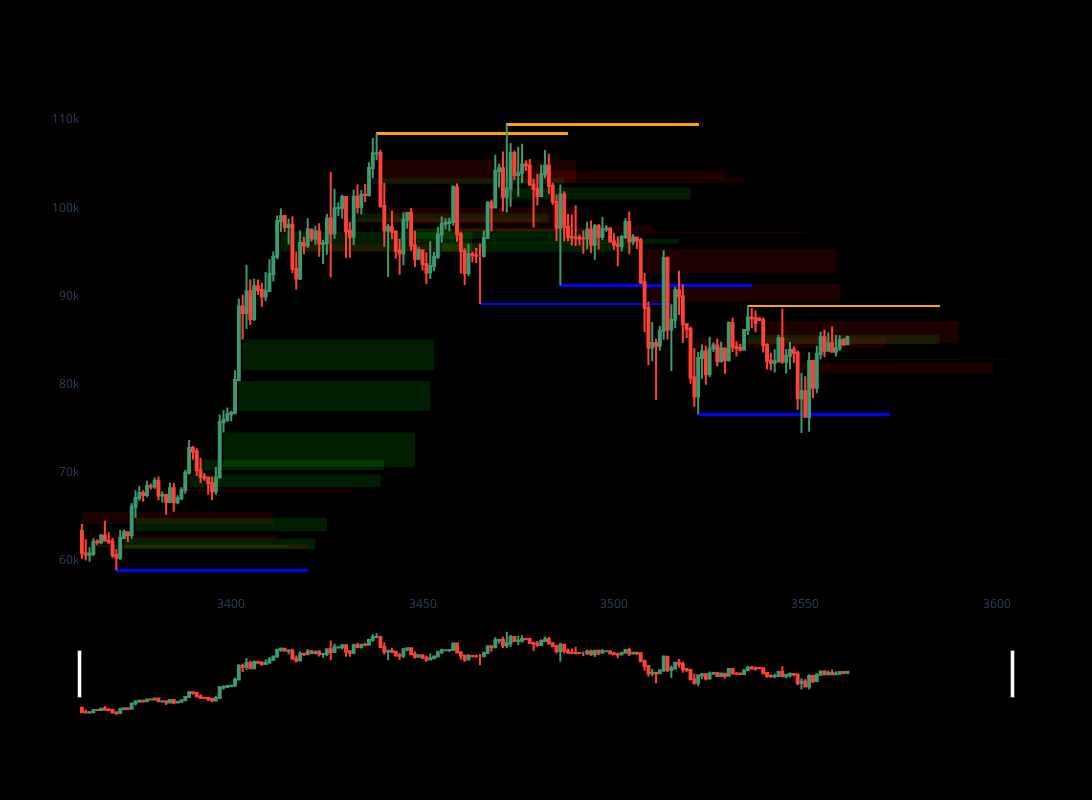

Notebook source saved alongside this figure:
### Markdown cell above
# Visualize Key Levels

### Code cell
def plot_fvg_and_key_levels(df, start_idx, end_idx, extension=30):
    """
    Plots candlesticks, FVG zones, and key levels (support/resistance) for a
    subset of a DataFrame from `start_idx` to `end_idx`.
    
    The FVG column is expected to have tuples of the form:
        (fvg_type, start_price, end_price, trigger_index)

    The key_levels column is expected to have dictionaries of the form:
        {
          "support": [(idx, price), (idx, price), ...],
          "resistance": [(idx, price), (idx, price), ...]
        }

    Parameters:
    -----------
    df : pd.DataFrame
        Must contain: "Open", "High", "Low", "Close", "FVG", "key_levels".
    start_idx : int
        Starting row index for plotting.
    end_idx : int
        Ending row index for plotting.
    extension : int
        How far (in x-axis units/index steps) to extend the FVG rectangles
        and key-level lines.
    
    Returns:
    --------
    fig : plotly.graph_objects.Figure
        A Plotly Figure with the candlesticks, FVG, and key-level lines.
    """
    
    # Slice the DataFrame to the desired plotting range
    dfpl = df.loc[start_idx:end_idx]

    # Create the figure
    fig = go.Figure()

    # -- 1) Add Candlestick Chart --
    fig.add_trace(go.Candlestick(
        x=dfpl.index,
        open=dfpl["Open"],
        high=dfpl["High"],
        low=dfpl["Low"],
        close=dfpl["Close"],
        name="Candles"
    ))

    # -- 2) Add FVG Zones --
    for i, row in dfpl.iterrows():
        # Check if "FVG" is a valid tuple: (fvg_type, start_price, end_price, trigger_index)
        if isinstance(row.get("FVG"), tuple):
            fvg_type, start_price, end_price, trigger_idx = row["FVG"]

            # Choose a fill color based on bullish vs. bearish
            if fvg_type == "bullish":
                color = "rgba(0, 255, 0, 0.3)"   # greenish
            else:
                color = "rgba(255, 0, 0, 0.3)"   # reddish

            fig.add_shape(
                type="rect",
                x0=trigger_idx, 
                x1=trigger_idx + extension,
                y0=start_price,
                y1=end_price,
                fillcolor=color,
                opacity=0.4,
                layer="below",
                line=dict(width=0),
            )

    # -- 3) Add Key Levels as Horizontal Lines --
    for i, row in dfpl.iterrows():
        key_levels = row.get("key_levels", None)
        if key_levels:
            # key_levels is a dict: {"support": [(idx, val), ...], "resistance": [(idx, val), ...]}
            support_levels = key_levels.get("support", [])
            resistance_levels = key_levels.get("resistance", [])

            # Plot support levels
            for (gen_idx, s_price) in support_levels:
                # We only draw the line if gen_idx is in (start_idx, end_idx)
                # You can decide to relax/omit this check if you want lines from outside the window.
                if start_idx <= gen_idx <= end_idx:
                    fig.add_shape(
                        type="line",
                        x0=gen_idx,
                        x1=gen_idx + extension,
                        y0=s_price,
                        y1=s_price,
                        line=dict(color="blue", width=2),
                        layer="below"
                    )

            # Plot resistance levels
            for (gen_idx, r_price) in resistance_levels:
                if start_idx <= gen_idx <= end_idx:
                    fig.add_shape(
                        type="line",
                        x0=gen_idx,
                        x1=gen_idx + extension,
                        y0=r_price,
                        y1=r_price,
                        line=dict(color="orange", width=2),
                        layer="below"
                    )

    # -- 4) Figure Aesthetics --
    fig.update_layout(
        width=1200,
        height=800,
        xaxis=dict(showgrid=False),
        yaxis=dict(showgrid=False),
        plot_bgcolor='black',
        paper_bgcolor='black'
    )
    return fig

fig = plot_fvg_and_key_levels(btc, start_idx=len(btc)-201, end_idx=len(btc)-1, extension=50)
fig.show()

### Figure 1 — Plotly figure (JSON) as saved in the notebook; plotly's stock layout.template omitted (floating-point values rounded to 4 significant figures; data arrays with more than 128 entries replaced by an {"elided": "..."} marker saying what was removed)
{"data": [{"close": {"elided": "201 float values"}, "high": {"elided": "201 float values"}, "low": {"elided": "201 float values"}, "name": "Candles", "open": {"elided": "201 float values"}, "type": "candlestick", "x": {"elided": "201 int values"}}], "layout": {"height": 800, "paper_bgcolor": "black", "plot_bgcolor": "black", "shapes": [{"fillcolor": "rgba(255, 0, 0, 0.3)", "layer": "below", "line": {"width": 0}, "opacity": 0.4, "type": "rect", "x0": 3361, "x1": 3411, "y0": 65430.0, "y1": 64110.0}, {"fillcolor": "rgba(255, 0, 0, 0.3)", "layer": "below", "line": {"width": 0}, "opacity": 0.4, "type": "rect", "x0": 3362, "x1": 3412, "y0": 62830.0, "y1": 62380.0}, {"fillcolor": "rgba(0, 255, 0, 0.3)", "layer": "below", "line": {"width": 0}, "opacity": 0.4, "type": "rect", "x0": 3365, "x1": 3415, "y0": 61470.0, "y1": 61690.0}, {"fillcolor": "rgba(255, 0, 0, 0.3)", "layer": "below", "line": {"width": 0}, "opacity": 0.4, "type": "rect", "x0": 3370, "x1": 3420, "y0": 61820.0, "y1": 61270.0}, {"fillcolor": "rgba(0, 255, 0, 0.3)", "layer": "below", "line": {"width": 0}, "opacity": 0.4, "type": "rect", "x0": 3372, "x1": 3422, "y0": 61270.0, "y1": 62460.0}, {"fillcolor": "rgba(0, 255, 0, 0.3)", "layer": "below", "line": {"width": 0}, "opacity": 0.4, "type": "rect", "x0": 3375, "x1": 3425, "y0": 63270.0, "y1": 64780.0}, {"fillcolor": "rgba(255, 0, 0, 0.3)", "layer": "below", "line": {"width": 0}, "opacity": 0.4, "type": "rect", "x0": 3382, "x1": 3432, "y0": 68080.0, "y1": 67800}, {"fillcolor": "rgba(0, 255, 0, 0.3)", "layer": "below", "line": {"width": 0}, "opacity": 0.4, "type": "rect", "x0": 3389, "x1": 3439, "y0": 68260.0, "y1": 69710.0}, {"fillcolor": "rgba(0, 255, 0, 0.3)", "layer": "below", "line": {"width": 0}, "opacity": 0.4, "type": "rect", "x0": 3390, "x1": 3440, "y0": 70240.0, "y1": 71400.0}, {"fillcolor": "rgba(0, 255, 0, 0.3)", "layer": "below", "line": {"width": 0}, "opacity": 0.4, "type": "rect", "x0": 3398, "x1": 3448, "y0": 70560.0, "y1": 74460.0}, {"fillcolor": "rgba(0, 255, 0, 0.3)", "layer": "below", "line": {"width": 0}, "opacity": 0.4, "type": "rect", "x0": 3402, "x1": 3452, "y0": 76950.0, "y1": 80280.0}, {"fillcolor": "rgba(0, 255, 0, 0.3)", "layer": "below", "line": {"width": 0}, "opacity": 0.4, "type": "rect", "x0": 3403, "x1": 3453, "y0": 81530.0, "y1": 85010}, {"fillcolor": "rgba(0, 255, 0, 0.3)", "layer": "below", "line": {"width": 0}, "opacity": 0.4, "type": "rect", "x0": 3413, "x1": 3463, "y0": 94990.0, "y1": 97210.0}, {"fillcolor": "rgba(255, 0, 0, 0.3)", "layer": "below", "line": {"width": 0}, "opacity": 0.4, "type": "rect", "x0": 3417, "x1": 3467, "y0": 95780.0, "y1": 95000.0}, {"fillcolor": "rgba(255, 0, 0, 0.3)", "layer": "below", "line": {"width": 0}, "opacity": 0.4, "type": "rect", "x0": 3431, "x1": 3481, "y0": 98730.0, "y1": 98340.0}, {"fillcolor": "rgba(0, 255, 0, 0.3)", "layer": "below", "line": {"width": 0}, "opacity": 0.4, "type": "rect", "x0": 3433, "x1": 3483, "y0": 98340.0, "y1": 99300.0}, {"fillcolor": "rgba(0, 255, 0, 0.3)", "layer": "below", "line": {"width": 0}, "opacity": 0.4, "type": "rect", "x0": 3437, "x1": 3487, "y0": 102650, "y1": 103300.0}, {"fillcolor": "rgba(255, 0, 0, 0.3)", "layer": "below", "line": {"width": 0}, "opacity": 0.4, "type": "rect", "x0": 3440, "x1": 3490, "y0": 105300.0, "y1": 102800.0}, {"fillcolor": "rgba(255, 0, 0, 0.3)", "layer": "below", "line": {"width": 0}, "opacity": 0.4, "type": "rect", "x0": 3441, "x1": 3491, "y0": 99940.0, "y1": 98130.0}, {"fillcolor": "rgba(0, 255, 0, 0.3)", "layer": "below", "line": {"width": 0}, "opacity": 0.4, "type": "rect", "x0": 3446, "x1": 3496, "y0": 96430.0, "y1": 97560.0}, {"fillcolor": "rgba(255, 0, 0, 0.3)", "layer": "below", "line": {"width": 0}, "opacity": 0.4, "type": "rect", "x0": 3448, "x1": 3498, "y0": 97560.0, "y1": 97340.0}, {"fillcolor": "rgba(0, 255, 0, 0.3)", "layer": "below", "line": {"width": 0}, "opacity": 0.4, "type": "rect", "x0": 3455, "x1": 3505, "y0": 94960.0, "y1": 96020.0}, {"fillcolor": "rgba(255, 0, 0, 0.3)", "layer": "below", "line": {"width": 0}, "opacity": 0.4, "type": "rect", "x0": 3460, "x1": 3510, "y0": 97900, "y1": 97250.0}, {"fillcolor": "rgba(0, 255, 0, 0.3)", "layer": "below", "line": {"width": 0}, "opacity": 0.4, "type": "rect", "x0": 3467, "x1": 3517, "y0": 95900, "y1": 96400}, {"fillcolor": "rgba(0, 255, 0, 0.3)", "layer": "below", "line": {"width": 0}, "opacity": 0.4, "type": "rect", "x0": 3470, "x1": 3520, "y0": 100880, "y1": 102200.0}, {"fillcolor": "rgba(255, 0, 0, 0.3)", "layer": "below", "line": {"width": 0}, "opacity": 0.4, "type": "rect", "x0": 3479, "x1": 3529, "y0": 104104, "y1": 103200.0}, {"fillcolor": "rgba(255, 0, 0, 0.3)", "layer": "below", "line": {"width": 0}, "opacity": 0.4, "type": "rect", "x0": 3484, "x1": 3534, "y0": 103300.0, "y1": 102800.0}, {"fillcolor": "rgba(255, 0, 0, 0.3)", "layer": "below", "line": {"width": 0}, "opacity": 0.4, "type": "rect", "x0": 3485, "x1": 3535, "y0": 101506, "y1": 101500.0}, {"fillcolor": "rgba(255, 0, 0, 0.3)", "layer": "below", "line": {"width": 0}, "opacity": 0.4, "type": "rect", "x0": 3500, "x1": 3550, "y0": 97230.0, "y1": 97050.0}, {"fillcolor": "rgba(255, 0, 0, 0.3)", "layer": "below", "line": {"width": 0}, "opacity": 0.4, "type": "rect", "x0": 3508, "x1": 3558, "y0": 95240.0, "y1": 92550.0}, {"fillcolor": "rgba(255, 0, 0, 0.3)", "layer": "below", "line": {"width": 0}, "opacity": 0.4, "type": "rect", "x0": 3509, "x1": 3559, "y0": 91300, "y1": 89310.0}, {"fillcolor": "rgba(255, 0, 0, 0.3)", "layer": "below", "line": {"width": 0}, "opacity": 0.4, "type": "rect", "x0": 3521, "x1": 3571, "y0": 85200, "y1": 84030.0}, {"fillcolor": "rgba(0, 255, 0, 0.3)", "layer": "below", "line": {"width": 0}, "opacity": 0.4, "type": "rect", "x0": 3535, "x1": 3585, "y0": 84520.0, "y1": 85530.0}, {"fillcolor": "rgba(255, 0, 0, 0.3)", "layer": "below", "line": {"width": 0}, "opacity": 0.4, "type": "rect", "x0": 3540, "x1": 3590, "y0": 87110.0, "y1": 84580.0}, {"fillcolor": "rgba(255, 0, 0, 0.3)", "layer": "below", "line": {"width": 0}, "opacity": 0.4, "type": "rect", "x0": 3541, "x1": 3591, "y0": 83530.0, "y1": 83510.0}, {"fillcolor": "rgba(255, 0, 0, 0.3)", "layer": "below", "line": {"width": 0}, "opacity": 0.4, "type": "rect", "x0": 3549, "x1": 3599, "y0": 82350.0, "y1": 81220.0}, {"fillcolor": "rgba(0, 255, 0, 0.3)", "layer": "below", "line": {"width": 0}, "opacity": 0.4, "type": "rect", "x0": 3554, "x1": 3604, "y0": 82730.0, "y1": 82770.0}, {"layer": "below", "line": {"color": "blue", "width": 2}, "type": "line", "x0": 3370, "x1": 3420, "y0": 58860.0, "y1": 58860.0}, {"layer": "below", "line": {"color": "blue", "width": 2}, "type": "line", "x0": 3370, "x1": 3420, "y0": 58860.0, "y1": 58860.0}, {"layer": "below", "line": {"color": "blue", "width": 2}, "type": "line", "x0": 3370, "x1": 3420, "y0": 58860.0, "y1": 58860.0}, {"layer": "below", "line": {"color": "blue", "width": 2}, "type": "line", "x0": 3370, "x1": 3420, "y0": 58860.0, "y1": 58860.0}, {"layer": "below", "line": {"color": "blue", "width": 2}, "type": "line", "x0": 3370, "x1": 3420, "y0": 58860.0, "y1": 58860.0}, {"layer": "below", "line": {"color": "blue", "width": 2}, "type": "line", "x0": 3370, "x1": 3420, "y0": 58860.0, "y1": 58860.0}, {"layer": "below", "line": {"color": "blue", "width": 2}, "type": "line", "x0": 3370, "x1": 3420, "y0": 58860.0, "y1": 58860.0}, {"layer": "below", "line": {"color": "blue", "width": 2}, "type": "line", "x0": 3370, "x1": 3420, "y0": 58860.0, "y1": 58860.0}, {"layer": "below", "line": {"color": "blue", "width": 2}, "type": "line", "x0": 3370, "x1": 3420, "y0": 58860.0, "y1": 58860.0}, {"layer": "below", "line": {"color": "blue", "width": 2}, "type": "line", "x0": 3370, "x1": 3420, "y0": 58860.0, "y1": 58860.0}, {"layer": "below", "line": {"color": "blue", "width": 2}, "type": "line", "x0": 3370, "x1": 3420, "y0": 58860.0, "y1": 58860.0}, {"layer": "below", "line": {"color": "blue", "width": 2}, "type": "line", "x0": 3370, "x1": 3420, "y0": 58860.0, "y1": 58860.0}, {"layer": "below", "line": {"color": "blue", "width": 2}, "type": "line", "x0": 3370, "x1": 3420, "y0": 58860.0, "y1": 58860.0}, {"layer": "below", "line": {"color": "blue", "width": 2}, "type": "line", "x0": 3370, "x1": 3420, "y0": 58860.0, "y1": 58860.0}, {"layer": "below", "line": {"color": "blue", "width": 2}, "type": "line", "x0": 3370, "x1": 3420, "y0": 58860.0, "y1": 58860.0}, {"layer": "below", "line": {"color": "blue", "width": 2}, "type": "line", "x0": 3370, "x1": 3420, "y0": 58860.0, "y1": 58860.0}, {"layer": "below", "line": {"color": "blue", "width": 2}, "type": "line", "x0": 3370, "x1": 3420, "y0": 58860.0, "y1": 58860.0}, {"layer": "below", "line": {"color": "blue", "width": 2}, "type": "line", "x0": 3370, "x1": 3420, "y0": 58860.0, "y1": 58860.0}, {"layer": "below", "line": {"color": "blue", "width": 2}, "type": "line", "x0": 3370, "x1": 3420, "y0": 58860.0, "y1": 58860.0}, {"layer": "below", "line": {"color": "blue", "width": 2}, "type": "line", "x0": 3370, "x1": 3420, "y0": 58860.0, "y1": 58860.0}, {"layer": "below", "line": {"color": "blue", "width": 2}, "type": "line", "x0": 3370, "x1": 3420, "y0": 58860.0, "y1": 58860.0}, {"layer": "below", "line": {"color": "blue", "width": 2}, "type": "line", "x0": 3370, "x1": 3420, "y0": 58860.0, "y1": 58860.0}, {"layer": "below", "line": {"color": "blue", "width": 2}, "type": "line", "x0": 3370, "x1": 3420, "y0": 58860.0, "y1": 58860.0}, {"layer": "below", "line": {"color": "blue", "width": 2}, "type": "line", "x0": 3370, "x1": 3420, "y0": 58860.0, "y1": 58860.0}, {"layer": "below", "line": {"color": "blue", "width": 2}, "type": "line", "x0": 3370, "x1": 3420, "y0": 58860.0, "y1": 58860.0}, {"layer": "below", "line": {"color": "blue", "width": 2}, "type": "line", "x0": 3370, "x1": 3420, "y0": 58860.0, "y1": 58860.0}, {"layer": "below", "line": {"color": "blue", "width": 2}, "type": "line", "x0": 3370, "x1": 3420, "y0": 58860.0, "y1": 58860.0}, {"layer": "below", "line": {"color": "blue", "width": 2}, "type": "line", "x0": 3370, "x1": 3420, "y0": 58860.0, "y1": 58860.0}, {"layer": "below", "line": {"color": "blue", "width": 2}, "type": "line", "x0": 3370, "x1": 3420, "y0": 58860.0, "y1": 58860.0}, {"layer": "below", "line": {"color": "blue", "width": 2}, "type": "line", "x0": 3370, "x1": 3420, "y0": 58860.0, "y1": 58860.0}, {"layer": "below", "line": {"color": "blue", "width": 2}, "type": "line", "x0": 3370, "x1": 3420, "y0": 58860.0, "y1": 58860.0}, {"layer": "below", "line": {"color": "blue", "width": 2}, "type": "line", "x0": 3370, "x1": 3420, "y0": 58860.0, "y1": 58860.0}, {"layer": "below", "line": {"color": "blue", "width": 2}, "type": "line", "x0": 3370, "x1": 3420, "y0": 58860.0, "y1": 58860.0}, {"layer": "below", "line": {"color": "blue", "width": 2}, "type": "line", "x0": 3370, "x1": 3420, "y0": 58860.0, "y1": 58860.0}, {"layer": "below", "line": {"color": "blue", "width": 2}, "type": "line", "x0": 3370, "x1": 3420, "y0": 58860.0, "y1": 58860.0}, {"layer": "below", "line": {"color": "orange", "width": 2}, "type": "line", "x0": 3438, "x1": 3488, "y0": 108400.0, "y1": 108400.0}, {"layer": "below", "line": {"color": "orange", "width": 2}, "type": "line", "x0": 3438, "x1": 3488, "y0": 108400.0, "y1": 108400.0}, {"layer": "below", "line": {"color": "orange", "width": 2}, "type": "line", "x0": 3438, "x1": 3488, "y0": 108400.0, "y1": 108400.0}, {"layer": "below", "line": {"color": "orange", "width": 2}, "type": "line", "x0": 3438, "x1": 3488, "y0": 108400.0, "y1": 108400.0}, {"layer": "below", "line": {"color": "orange", "width": 2}, "type": "line", "x0": 3438, "x1": 3488, "y0": 108400.0, "y1": 108400.0}, {"layer": "below", "line": {"color": "orange", "width": 2}, "type": "line", "x0": 3438, "x1": 3488, "y0": 108400.0, "y1": 108400.0}, {"layer": "below", "line": {"color": "orange", "width": 2}, "type": "line", "x0": 3438, "x1": 3488, "y0": 108400.0, "y1": 108400.0}, {"layer": "below", "line": {"color": "orange", "width": 2}, "type": "line", "x0": 3438, "x1": 3488, "y0": 108400.0, "y1": 108400.0}, {"layer": "below", "line": {"color": "orange", "width": 2}, "type": "line", "x0": 3438, "x1": 3488, "y0": 108400.0, "y1": 108400.0}, {"layer": "below", "line": {"color": "orange", "width": 2}, "type": "line", "x0": 3438, "x1": 3488, "y0": 108400.0, "y1": 108400.0}, {"layer": "below", "line": {"color": "orange", "width": 2}, "type": "line", "x0": 3438, "x1": 3488, "y0": 108400.0, "y1": 108400.0}, {"layer": "below", "line": {"color": "orange", "width": 2}, "type": "line", "x0": 3438, "x1": 3488, "y0": 108400.0, "y1": 108400.0}, {"layer": "below", "line": {"color": "orange", "width": 2}, "type": "line", "x0": 3438, "x1": 3488, "y0": 108400.0, "y1": 108400.0}, {"layer": "below", "line": {"color": "orange", "width": 2}, "type": "line", "x0": 3438, "x1": 3488, "y0": 108400.0, "y1": 108400.0}, {"layer": "below", "line": {"color": "orange", "width": 2}, "type": "line", "x0": 3438, "x1": 3488, "y0": 108400.0, "y1": 108400.0}, {"layer": "below", "line": {"color": "orange", "width": 2}, "type": "line", "x0": 3438, "x1": 3488, "y0": 108400.0, "y1": 108400.0}, {"layer": "below", "line": {"color": "orange", "width": 2}, "type": "line", "x0": 3438, "x1": 3488, "y0": 108400.0, "y1": 108400.0}, {"layer": "below", "line": {"color": "orange", "width": 2}, "type": "line", "x0": 3438, "x1": 3488, "y0": 108400.0, "y1": 108400.0}, {"layer": "below", "line": {"color": "orange", "width": 2}, "type": "line", "x0": 3438, "x1": 3488, "y0": 108400.0, "y1": 108400.0}, {"layer": "below", "line": {"color": "orange", "width": 2}, "type": "line", "x0": 3438, "x1": 3488, "y0": 108400.0, "y1": 108400.0}, {"layer": "below", "line": {"color": "orange", "width": 2}, "type": "line", "x0": 3438, "x1": 3488, "y0": 108400.0, "y1": 108400.0}, {"layer": "below", "line": {"color": "orange", "width": 2}, "type": "line", "x0": 3438, "x1": 3488, "y0": 108400.0, "y1": 108400.0}, {"layer": "below", "line": {"color": "orange", "width": 2}, "type": "line", "x0": 3438, "x1": 3488, "y0": 108400.0, "y1": 108400.0}, {"layer": "below", "line": {"color": "orange", "width": 2}, "type": "line", "x0": 3438, "x1": 3488, "y0": 108400.0, "y1": 108400.0}, {"layer": "below", "line": {"color": "orange", "width": 2}, "type": "line", "x0": 3438, "x1": 3488, "y0": 108400.0, "y1": 108400.0}, {"layer": "below", "line": {"color": "orange", "width": 2}, "type": "line", "x0": 3438, "x1": 3488, "y0": 108400.0, "y1": 108400.0}, {"layer": "below", "line": {"color": "orange", "width": 2}, "type": "line", "x0": 3438, "x1": 3488, "y0": 108400.0, "y1": 108400.0}, {"layer": "below", "line": {"color": "blue", "width": 2}, "type": "line", "x0": 3465, "x1": 3515, "y0": 89030.0, "y1": 89030.0}, {"layer": "below", "line": {"color": "orange", "width": 2}, "type": "line", "x0": 3438, "x1": 3488, "y0": 108400.0, "y1": 108400.0}, {"layer": "below", "line": {"color": "blue", "width": 2}, "type": "line", "x0": 3465, "x1": 3515, "y0": 89030.0, "y1": 89030.0}, {"layer": "below", "line": {"color": "orange", "width": 2}, "type": "line", "x0": 3438, "x1": 3488, "y0": 108400.0, "y1": 108400.0}, {"layer": "below", "line": {"color": "blue", "width": 2}, "type": "line", "x0": 3465, "x1": 3515, "y0": 89030.0, "y1": 89030.0}, {"layer": "below", "line": {"color": "orange", "width": 2}, "type": "line", "x0": 3438, "x1": 3488, "y0": 108400.0, "y1": 108400.0}, {"layer": "below", "line": {"color": "blue", "width": 2}, "type": "line", "x0": 3465, "x1": 3515, "y0": 89030.0, "y1": 89030.0}, {"layer": "below", "line": {"color": "orange", "width": 2}, "type": "line", "x0": 3438, "x1": 3488, "y0": 108400.0, "y1": 108400.0}, {"layer": "below", "line": {"color": "blue", "width": 2}, "type": "line", "x0": 3465, "x1": 3515, "y0": 89030.0, "y1": 89030.0}, {"layer": "below", "line": {"color": "orange", "width": 2}, "type": "line", "x0": 3438, "x1": 3488, "y0": 108400.0, "y1": 108400.0}, {"layer": "below", "line": {"color": "blue", "width": 2}, "type": "line", "x0": 3465, "x1": 3515, "y0": 89030.0, "y1": 89030.0}, {"layer": "below", "line": {"color": "orange", "width": 2}, "type": "line", "x0": 3438, "x1": 3488, "y0": 108400.0, "y1": 108400.0}, {"layer": "below", "line": {"color": "blue", "width": 2}, "type": "line", "x0": 3465, "x1": 3515, "y0": 89030.0, "y1": 89030.0}, {"layer": "below", "line": {"color": "orange", "width": 2}, "type": "line", "x0": 3438, "x1": 3488, "y0": 108400.0, "y1": 108400.0}, {"layer": "below", "line": {"color": "blue", "width": 2}, "type": "line", "x0": 3465, "x1": 3515, "y0": 89030.0, "y1": 89030.0}, {"layer": "below", "line": {"color": "orange", "width": 2}, "type": "line", "x0": 3438, "x1": 3488, "y0": 108400.0, "y1": 108400.0}, {"layer": "below", "line": {"color": "orange", "width": 2}, "type": "line", "x0": 3472, "x1": 3522, "y0": 109400.0, "y1": 109400.0}, {"layer": "below", "line": {"color": "blue", "width": 2}, "type": "line", "x0": 3465, "x1": 3515, "y0": 89030.0, "y1": 89030.0}, {"layer": "below", "line": {"color": "orange", "width": 2}, "type": "line", "x0": 3472, "x1": 3522, "y0": 109400.0, "y1": 109400.0}, {"layer": "below", "line": {"color": "blue", "width": 2}, "type": "line", "x0": 3465, "x1": 3515, "y0": 89030.0, "y1": 89030.0}, {"layer": "below", "line": {"color": "orange", "width": 2}, "type": "line", "x0": 3472, "x1": 3522, "y0": 109400.0, "y1": 109400.0}, {"layer": "below", "line": {"color": "blue", "width": 2}, "type": "line", "x0": 3465, "x1": 3515, "y0": 89030.0, "y1": 89030.0}, {"layer": "below", "line": {"color": "orange", "width": 2}, "type": "line", "x0": 3472, "x1": 3522, "y0": 109400.0, "y1": 109400.0}, {"layer": "below", "line": {"color": "blue", "width": 2}, "type": "line", "x0": 3465, "x1": 3515, "y0": 89030.0, "y1": 89030.0}, {"layer": "below", "line": {"color": "orange", "width": 2}, "type": "line", "x0": 3472, "x1": 3522, "y0": 109400.0, "y1": 109400.0}, {"layer": "below", "line": {"color": "blue", "width": 2}, "type": "line", "x0": 3465, "x1": 3515, "y0": 89030.0, "y1": 89030.0}, {"layer": "below", "line": {"color": "orange", "width": 2}, "type": "line", "x0": 3472, "x1": 3522, "y0": 109400.0, "y1": 109400.0}, {"layer": "below", "line": {"color": "blue", "width": 2}, "type": "line", "x0": 3465, "x1": 3515, "y0": 89030.0, "y1": 89030.0}, {"layer": "below", "line": {"color": "orange", "width": 2}, "type": "line", "x0": 3472, "x1": 3522, "y0": 109400.0, "y1": 109400.0}, {"layer": "below", "line": {"color": "blue", "width": 2}, "type": "line", "x0": 3465, "x1": 3515, "y0": 89030.0, "y1": 89030.0}, {"layer": "below", "line": {"color": "orange", "width": 2}, "type": "line", "x0": 3472, "x1": 3522, "y0": 109400.0, "y1": 109400.0}, {"layer": "below", "line": {"color": "blue", "width": 2}, "type": "line", "x0": 3465, "x1": 3515, "y0": 89030.0, "y1": 89030.0}, {"layer": "below", "line": {"color": "orange", "width": 2}, "type": "line", "x0": 3472, "x1": 3522, "y0": 109400.0, "y1": 109400.0}, {"layer": "below", "line": {"color": "blue", "width": 2}, "type": "line", "x0": 3465, "x1": 3515, "y0": 89030.0, "y1": 89030.0}, {"layer": "below", "line": {"color": "orange", "width": 2}, "type": "line", "x0": 3472, "x1": 3522, "y0": 109400.0, "y1": 109400.0}, {"layer": "below", "line": {"color": "blue", "width": 2}, "type": "line", "x0": 3465, "x1": 3515, "y0": 89030.0, "y1": 89030.0}, {"layer": "below", "line": {"color": "orange", "width": 2}, "type": "line", "x0": 3472, "x1": 3522, "y0": 109400.0, "y1": 109400.0}, {"layer": "below", "line": {"color": "blue", "width": 2}, "type": "line", "x0": 3465, "x1": 3515, "y0": 89030.0, "y1": 89030.0}, {"layer": "below", "line": {"color": "orange", "width": 2}, "type": "line", "x0": 3472, "x1": 3522, "y0": 109400.0, "y1": 109400.0}, {"layer": "below", "line": {"color": "blue", "width": 2}, "type": "line", "x0": 3465, "x1": 3515, "y0": 89030.0, "y1": 89030.0}, {"layer": "below", "line": {"color": "orange", "width": 2}, "type": "line", "x0": 3472, "x1": 3522, "y0": 109400.0, "y1": 109400.0}, {"layer": "below", "line": {"color": "blue", "width": 2}, "type": "line", "x0": 3465, "x1": 3515, "y0": 89030.0, "y1": 89030.0}, {"layer": "below", "line": {"color": "orange", "width": 2}, "type": "line", "x0": 3472, "x1": 3522, "y0": 109400.0, "y1": 109400.0}, {"layer": "below", "line": {"color": "blue", "width": 2}, "type": "line", "x0": 3465, "x1": 3515, "y0": 89030.0, "y1": 89030.0}, {"layer": "below", "line": {"color": "blue", "width": 2}, "type": "line", "x0": 3486, "x1": 3536, "y0": 91180.0, "y1": 91180.0}, {"layer": "below", "line": {"color": "orange", "width": 2}, "type": "line", "x0": 3472, "x1": 3522, "y0": 109400.0, "y1": 109400.0}, {"layer": "below", "line": {"color": "blue", "width": 2}, "type": "line", "x0": 3465, "x1": 3515, "y0": 89030.0, "y1": 89030.0}, {"layer": "below", "line": {"color": "blue", "width": 2}, "type": "line", "x0": 3486, "x1": 3536, "y0": 91180.0, "y1": 91180.0}, {"layer": "below", "line": {"color": "orange", "width": 2}, "type": "line", "x0": 3472, "x1": 3522, "y0": 109400.0, "y1": 109400.0}, {"layer": "below", "line": {"color": "blue", "width": 2}, "type": "line", "x0": 3465, "x1": 3515, "y0": 89030.0, "y1": 89030.0}, {"layer": "below", "line": {"color": "blue", "width": 2}, "type": "line", "x0": 3486, "x1": 3536, "y0": 91180.0, "y1": 91180.0}, {"layer": "below", "line": {"color": "orange", "width": 2}, "type": "line", "x0": 3472, "x1": 3522, "y0": 109400.0, "y1": 109400.0}, {"layer": "below", "line": {"color": "blue", "width": 2}, "type": "line", "x0": 3465, "x1": 3515, "y0": 89030.0, "y1": 89030.0}, {"layer": "below", "line": {"color": "blue", "width": 2}, "type": "line", "x0": 3486, "x1": 3536, "y0": 91180.0, "y1": 91180.0}, {"layer": "below", "line": {"color": "orange", "width": 2}, "type": "line", "x0": 3472, "x1": 3522, "y0": 109400.0, "y1": 109400.0}, {"layer": "below", "line": {"color": "blue", "width": 2}, "type": "line", "x0": 3465, "x1": 3515, "y0": 89030.0, "y1": 89030.0}, {"layer": "below", "line": {"color": "blue", "width": 2}, "type": "line", "x0": 3486, "x1": 3536, "y0": 91180.0, "y1": 91180.0}, {"layer": "below", "line": {"color": "orange", "width": 2}, "type": "line", "x0": 3472, "x1": 3522, "y0": 109400.0, "y1": 109400.0}, {"layer": "below", "line": {"color": "blue", "width": 2}, "type": "line", "x0": 3465, "x1": 3515, "y0": 89030.0, "y1": 89030.0}, {"layer": "below", "line": {"color": "blue", "width": 2}, "type": "line", "x0": 3486, "x1": 3536, "y0": 91180.0, "y1": 91180.0}, {"layer": "below", "line": {"color": "orange", "width": 2}, "type": "line", "x0": 3472, "x1": 3522, "y0": 109400.0, "y1": 109400.0}, {"layer": "below", "line": {"color": "blue", "width": 2}, "type": "line", "x0": 3465, "x1": 3515, "y0": 89030.0, "y1": 89030.0}, {"layer": "below", "line": {"color": "blue", "width": 2}, "type": "line", "x0": 3486, "x1": 3536, "y0": 91180.0, "y1": 91180.0}, {"layer": "below", "line": {"color": "orange", "width": 2}, "type": "line", "x0": 3472, "x1": 3522, "y0": 109400.0, "y1": 109400.0}, {"layer": "below", "line": {"color": "blue", "width": 2}, "type": "line", "x0": 3465, "x1": 3515, "y0": 89030.0, "y1": 89030.0}, {"layer": "below", "line": {"color": "blue", "width": 2}, "type": "line", "x0": 3486, "x1": 3536, "y0": 91180.0, "y1": 91180.0}, {"layer": "below", "line": {"color": "orange", "width": 2}, "type": "line", "x0": 3472, "x1": 3522, "y0": 109400.0, "y1": 109400.0}, {"layer": "below", "line": {"color": "blue", "width": 2}, "type": "line", "x0": 3465, "x1": 3515, "y0": 89030.0, "y1": 89030.0}, {"layer": "below", "line": {"color": "blue", "width": 2}, "type": "line", "x0": 3486, "x1": 3536, "y0": 91180.0, "y1": 91180.0}, {"layer": "below", "line": {"color": "orange", "width": 2}, "type": "line", "x0": 3472, "x1": 3522, "y0": 109400.0, "y1": 109400.0}, {"layer": "below", "line": {"color": "blue", "width": 2}, "type": "line", "x0": 3465, "x1": 3515, "y0": 89030.0, "y1": 89030.0}, {"layer": "below", "line": {"color": "blue", "width": 2}, "type": "line", "x0": 3486, "x1": 3536, "y0": 91180.0, "y1": 91180.0}, {"layer": "below", "line": {"color": "orange", "width": 2}, "type": "line", "x0": 3472, "x1": 3522, "y0": 109400.0, "y1": 109400.0}, {"layer": "below", "line": {"color": "blue", "width": 2}, "type": "line", "x0": 3465, "x1": 3515, "y0": 89030.0, "y1": 89030.0}, {"layer": "below", "line": {"color": "blue", "width": 2}, "type": "line", "x0": 3486, "x1": 3536, "y0": 91180.0, "y1": 91180.0}, {"layer": "below", "line": {"color": "orange", "width": 2}, "type": "line", "x0": 3472, "x1": 3522, "y0": 109400.0, "y1": 109400.0}, {"layer": "below", "line": {"color": "blue", "width": 2}, "type": "line", "x0": 3465, "x1": 3515, "y0": 89030.0, "y1": 89030.0}, {"layer": "below", "line": {"color": "blue", "width": 2}, "type": "line", "x0": 3486, "x1": 3536, "y0": 91180.0, "y1": 91180.0}, {"layer": "below", "line": {"color": "orange", "width": 2}, "type": "line", "x0": 3472, "x1": 3522, "y0": 109400.0, "y1": 109400.0}, {"layer": "below", "line": {"color": "blue", "width": 2}, "type": "line", "x0": 3465, "x1": 3515, "y0": 89030.0, "y1": 89030.0}, {"layer": "below", "line": {"color": "blue", "width": 2}, "type": "line", "x0": 3486, "x1": 3536, "y0": 91180.0, "y1": 91180.0}, {"layer": "below", "line": {"color": "orange", "width": 2}, "type": "line", "x0": 3472, "x1": 3522, "y0": 109400.0, "y1": 109400.0}, {"layer": "below", "line": {"color": "blue", "width": 2}, "type": "line", "x0": 3465, "x1": 3515, "y0": 89030.0, "y1": 89030.0}, {"layer": "below", "line": {"color": "blue", "width": 2}, "type": "line", "x0": 3486, "x1": 3536, "y0": 91180.0, "y1": 91180.0}, {"layer": "below", "line": {"color": "orange", "width": 2}, "type": "line", "x0": 3472, "x1": 3522, "y0": 109400.0, "y1": 109400.0}, {"layer": "below", "line": {"color": "blue", "width": 2}, "type": "line", "x0": 3486, "x1": 3536, "y0": 91180.0, "y1": 91180.0}, {"layer": "below", "line": {"color": "orange", "width": 2}, "type": "line", "x0": 3472, "x1": 3522, "y0": 109400.0, "y1": 109400.0}, {"layer": "below", "line": {"color": "blue", "width": 2}, "type": "line", "x0": 3486, "x1": 3536, "y0": 91180.0, "y1": 91180.0}, {"layer": "below", "line": {"color": "orange", "width": 2}, "type": "line", "x0": 3472, "x1": 3522, "y0": 109400.0, "y1": 109400.0}, {"layer": "below", "line": {"color": "blue", "width": 2}, "type": "line", "x0": 3486, "x1": 3536, "y0": 91180.0, "y1": 91180.0}, {"layer": "below", "line": {"color": "orange", "width": 2}, "type": "line", "x0": 3472, "x1": 3522, "y0": 109400.0, "y1": 109400.0}, {"layer": "below", "line": {"color": "blue", "width": 2}, "type": "line", "x0": 3486, "x1": 3536, "y0": 91180.0, "y1": 91180.0}, {"layer": "below", "line": {"color": "orange", "width": 2}, "type": "line", "x0": 3472, "x1": 3522, "y0": 109400.0, "y1": 109400.0}, {"layer": "below", "line": {"color": "blue", "width": 2}, "type": "line", "x0": 3486, "x1": 3536, "y0": 91180.0, "y1": 91180.0}, {"layer": "below", "line": {"color": "orange", "width": 2}, "type": "line", "x0": 3472, "x1": 3522, "y0": 109400.0, "y1": 109400.0}, {"layer": "below", "line": {"color": "blue", "width": 2}, "type": "line", "x0": 3486, "x1": 3536, "y0": 91180.0, "y1": 91180.0}, {"layer": "below", "line": {"color": "orange", "width": 2}, "type": "line", "x0": 3472, "x1": 3522, "y0": 109400.0, "y1": 109400.0}, {"layer": "below", "line": {"color": "blue", "width": 2}, "type": "line", "x0": 3486, "x1": 3536, "y0": 91180.0, "y1": 91180.0}, {"layer": "below", "line": {"color": "orange", "width": 2}, "type": "line", "x0": 3472, "x1": 3522, "y0": 109400.0, "y1": 109400.0}, {"layer": "below", "line": {"color": "blue", "width": 2}, "type": "line", "x0": 3486, "x1": 3536, "y0": 91180.0, "y1": 91180.0}, {"layer": "below", "line": {"color": "blue", "width": 2}, "type": "line", "x0": 3486, "x1": 3536, "y0": 91180.0, "y1": 91180.0}, {"layer": "below", "line": {"color": "blue", "width": 2}, "type": "line", "x0": 3486, "x1": 3536, "y0": 91180.0, "y1": 91180.0}, {"layer": "below", "line": {"color": "blue", "width": 2}, "type": "line", "x0": 3486, "x1": 3536, "y0": 91180.0, "y1": 91180.0}, {"layer": "below", "line": {"color": "blue", "width": 2}, "type": "line", "x0": 3486, "x1": 3536, "y0": 91180.0, "y1": 91180.0}, {"layer": "below", "line": {"color": "blue", "width": 2}, "type": "line", "x0": 3486, "x1": 3536, "y0": 91180.0, "y1": 91180.0}, {"layer": "below", "line": {"color": "blue", "width": 2}, "type": "line", "x0": 3486, "x1": 3536, "y0": 91180.0, "y1": 91180.0}, {"layer": "below", "line": {"color": "blue", "width": 2}, "type": "line", "x0": 3486, "x1": 3536, "y0": 91180.0, "y1": 91180.0}, {"layer": "below", "line": {"color": "blue", "width": 2}, "type": "line", "x0": 3486, "x1": 3536, "y0": 91180.0, "y1": 91180.0}, {"layer": "below", "line": {"color": "blue", "width": 2}, "type": "line", "x0": 3486, "x1": 3536, "y0": 91180.0, "y1": 91180.0}, {"layer": "below", "line": {"color": "blue", "width": 2}, "type": "line", "x0": 3486, "x1": 3536, "y0": 91180.0, "y1": 91180.0}, {"layer": "below", "line": {"color": "blue", "width": 2}, "type": "line", "x0": 3486, "x1": 3536, "y0": 91180.0, "y1": 91180.0}, {"layer": "below", "line": {"color": "blue", "width": 2}, "type": "line", "x0": 3486, "x1": 3536, "y0": 91180.0, "y1": 91180.0}, {"layer": "below", "line": {"color": "blue", "width": 2}, "type": "line", "x0": 3486, "x1": 3536, "y0": 91180.0, "y1": 91180.0}, {"layer": "below", "line": {"color": "blue", "width": 2}, "type": "line", "x0": 3522, "x1": 3572, "y0": 76555, "y1": 76555}, {"layer": "below", "line": {"color": "blue", "width": 2}, "type": "line", "x0": 3522, "x1": 3572, "y0": 76555, "y1": 76555}, {"layer": "below", "line": {"color": "blue", "width": 2}, "type": "line", "x0": 3522, "x1": 3572, "y0": 76555, "y1": 76555}, {"layer": "below", "line": {"color": "blue", "width": 2}, "type": "line", "x0": 3522, "x1": 3572, "y0": 76555, "y1": 76555}, {"layer": "below", "line": {"color": "blue", "width": 2}, "type": "line", "x0": 3522, "x1": 3572, "y0": 76555, "y1": 76555}, {"layer": "below", "line": {"color": "blue", "width": 2}, "type": "line", "x0": 3522, "x1": 3572, "y0": 76555, "y1": 76555}, {"layer": "below", "line": {"color": "blue", "width": 2}, "type": "line", "x0": 3522, "x1": 3572, "y0": 76555, "y1": 76555}, {"layer": "below", "line": {"color": "blue", "width": 2}, "type": "line", "x0": 3522, "x1": 3572, "y0": 76555, "y1": 76555}, {"layer": "below", "line": {"color": "blue", "width": 2}, "type": "line", "x0": 3522, "x1": 3572, "y0": 76555, "y1": 76555}, {"layer": "below", "line": {"color": "blue", "width": 2}, "type": "line", "x0": 3522, "x1": 3572, "y0": 76555, "y1": 76555}, {"layer": "below", "line": {"color": "blue", "width": 2}, "type": "line", "x0": 3522, "x1": 3572, "y0": 76555, "y1": 76555}, {"layer": "below", "line": {"color": "blue", "width": 2}, "type": "line", "x0": 3522, "x1": 3572, "y0": 76555, "y1": 76555}, {"layer": "below", "line": {"color": "blue", "width": 2}, "type": "line", "x0": 3522, "x1": 3572, "y0": 76555, "y1": 76555}, {"layer": "below", "line": {"color": "blue", "width": 2}, "type": "line", "x0": 3522, "x1": 3572, "y0": 76555, "y1": 76555}, {"layer": "below", "line": {"color": "orange", "width": 2}, "type": "line", "x0": 3535, "x1": 3585, "y0": 88800.0, "y1": 88800.0}, {"layer": "below", "line": {"color": "blue", "width": 2}, "type": "line", "x0": 3522, "x1": 3572, "y0": 76555, "y1": 76555}, {"layer": "below", "line": {"color": "orange", "width": 2}, "type": "line", "x0": 3535, "x1": 3585, "y0": 88800.0, "y1": 88800.0}, {"layer": "below", "line": {"color": "blue", "width": 2}, "type": "line", "x0": 3522, "x1": 3572, "y0": 76555, "y1": 76555}, {"layer": "below", "line": {"color": "orange", "width": 2}, "type": "line", "x0": 3535, "x1": 3585, "y0": 88800.0, "y1": 88800.0}, {"layer": "below", "line": {"color": "blue", "width": 2}, "type": "line", "x0": 3522, "x1": 3572, "y0": 76555, "y1": 76555}, {"layer": "below", "line": {"color": "orange", "width": 2}, "type": "line", "x0": 3535, "x1": 3585, "y0": 88800.0, "y1": 88800.0}, {"layer": "below", "line": {"color": "blue", "width": 2}, "type": "line", "x0": 3522, "x1": 3572, "y0": 76555, "y1": 76555}, {"layer": "below", "line": {"color": "orange", "width": 2}, "type": "line", "x0": 3535, "x1": 3585, "y0": 88800.0, "y1": 88800.0}, {"layer": "below", "line": {"color": "blue", "width": 2}, "type": "line", "x0": 3522, "x1": 3572, "y0": 76555, "y1": 76555}, {"layer": "below", "line": {"color": "orange", "width": 2}, "type": "line", "x0": 3535, "x1": 3585, "y0": 88800.0, "y1": 88800.0}, {"layer": "below", "line": {"color": "blue", "width": 2}, "type": "line", "x0": 3522, "x1": 3572, "y0": 76555, "y1": 76555}, {"layer": "below", "line": {"color": "orange", "width": 2}, "type": "line", "x0": 3535, "x1": 3585, "y0": 88800.0, "y1": 88800.0}, {"layer": "below", "line": {"color": "blue", "width": 2}, "type": "line", "x0": 3522, "x1": 3572, "y0": 76555, "y1": 76555}, {"layer": "below", "line": {"color": "orange", "width": 2}, "type": "line", "x0": 3535, "x1": 3585, "y0": 88800.0, "y1": 88800.0}, {"layer": "below", "line": {"color": "blue", "width": 2}, "type": "line", "x0": 3522, "x1": 3572, "y0": 76555, "y1": 76555}, {"layer": "below", "line": {"color": "orange", "width": 2}, "type": "line", "x0": 3535, "x1": 3585, "y0": 88800.0, "y1": 88800.0}, {"layer": "below", "line": {"color": "blue", "width": 2}, "type": "line", "x0": 3522, "x1": 3572, "y0": 76555, "y1": 76555}, {"layer": "below", "line": {"color": "orange", "width": 2}, "type": "line", "x0": 3535, "x1": 3585, "y0": 88800.0, "y1": 88800.0}, {"layer": "below", "line": {"color": "blue", "width": 2}, "type": "line", "x0": 3522, "x1": 3572, "y0": 76555, "y1": 76555}, {"layer": "below", "line": {"color": "orange", "width": 2}, "type": "line", "x0": 3535, "x1": 3585, "y0": 88800.0, "y1": 88800.0}], "width": 1200, "xaxis": {"showgrid": false}, "yaxis": {"showgrid": false}}}
